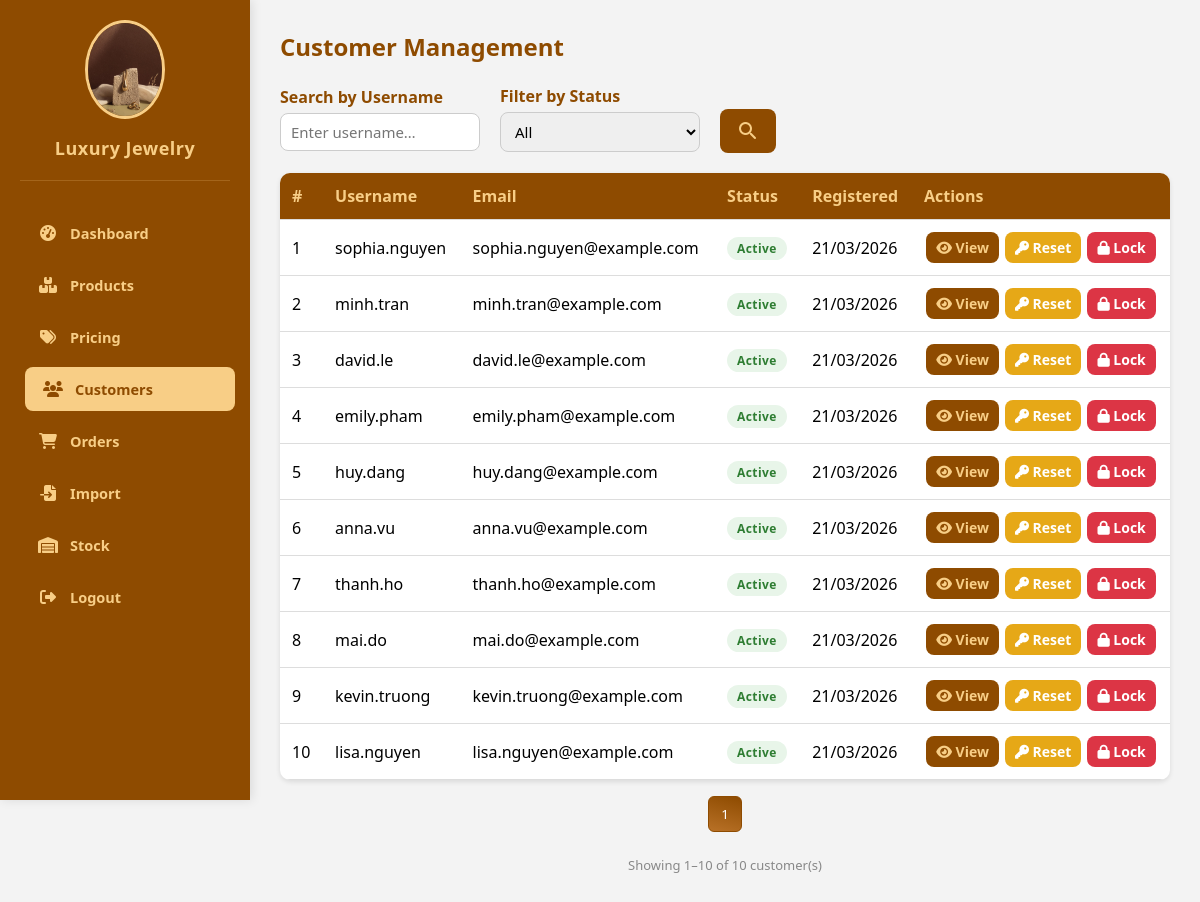
The app's page /admin/customer_management.php with its own data.
### tables this page shows
CREATE TABLE `users` (
  `id` int(11) NOT NULL AUTO_INCREMENT,
  `username` varchar(100) DEFAULT NULL,
  `email` varchar(100) DEFAULT NULL,
  `password` varchar(255) DEFAULT NULL,
  `status` enum('Active','Locked') NOT NULL DEFAULT 'Active',
  `created_at` timestamp NOT NULL DEFAULT current_timestamp(),
  `role` enum('user','admin') DEFAULT 'user',
  PRIMARY KEY (`id`),
  UNIQUE KEY `username` (`username`)
);

### admin/customer_management.php (the view, shortened to what this page needs)
<?php
require_once '../config/config.php';
$limit  = 10;
$page   = isset($_GET['page'])   && is_numeric($_GET['page'])   ? max(1,(int)$_GET['page'])   : 1;
$search = isset($_GET['search']) ? trim($_GET['search']) : '';
$status = isset($_GET['status']) ? trim($_GET['status']) : '';
$where = "WHERE role = 'user'";
$offset    = ($page - 1) * $limit;
$rows      = [];
$res       = $conn->query("SELECT id, username, email, status, created_at FROM users $where ORDER BY id ASC LIMIT $offset, $limit");
if ($res) while ($r = $res->fetch_assoc()) $rows[] = $r;
$cnt_res   = $conn->query("SELECT COUNT(id) AS total FROM users $where");
$total     = $cnt_res ? (int)$cnt_res->fetch_assoc()['total'] : 0;
$pages     = max(1, (int)ceil($total / $limit));
function pageUrl(array $overrides = []): string {
    $params = array_merge($_GET, $overrides);
    return 'customer_management.php?' . http_build_query($params);
}
?>
<!DOCTYPE html>
<html lang="en">
<head>
  <link rel="stylesheet" href="admin_function.css">
  <link rel="stylesheet" href="https://cdnjs.cloudflare.com/ajax/libs/font-awesome/6.4.0/css/all.min.css">
</head>
<body>
<?php include 'sidebar_include.php'; ?>
  <div class="content">
    <section class="section">
      <header><h1>Customer Management</h1></header>
      <form class="search-section" method="GET" action="customer_management.php">
        <div class="search-group">
          <label class="search-label" for="s-name">Search by Username</label>
          <input type="text" id="s-name" name="search" class="search-input"
                 placeholder="Enter username…" value="<?php echo htmlspecialchars($search); ?>">
        </div>
        <div class="search-group">
          <label class="search-label" for="s-status">Filter by Status</label>
          <select id="s-status" name="status" class="search-select">
            <option value="">All</option>
          </select>
        </div>
        <button type="submit" class="btn-search" title="Search">
          <i class="material-icons-round">search</i>
        </button>
      </form>
      <div class="user-list">
        <table>
          <thead>
            <tr>
              <th>#</th>
              <th>Username</th>
              <th>Email</th>
              <th>Status</th>
              <th>Registered</th>
              <th>Actions</th>
            </tr>
          </thead>
          <tbody>
            <?php if (empty($rows)): ?>
            <tr>
              <td colspan="6">
                <div class="empty-state">
                  <i class="fas fa-users-slash"></i>
                  No customers found<?php echo ($search||$status) ? ' matching your filter' : ''; ?>.
                </div>
              </td>
            </tr>
            <?php else: ?>
            <?php foreach ($rows as $i => $c):
              $isLocked = strtolower($c['status'] ?? '') === 'locked';
              $created  = !empty($c['created_at']) ? date('d/m/Y', strtotime($c['created_at'])) : '—';
            ?>
            <tr>
              <td><?php echo $offset + $i + 1; ?></td>
              <td><?php echo htmlspecialchars($c['username']); ?></td>
              <td><?php echo htmlspecialchars($c['email']); ?></td>
              <td>
                <span class="badge <?php echo $isLocked ? 'badge-locked' : 'badge-active'; ?>">
                  <?php echo $isLocked ? 'Locked' : 'Active'; ?>
                </span>
              </td>
              <td><?php echo $created; ?></td>
              <td>
                <div class="action-cell">
                  <button class="btn small btn-view"
                          data-id="<?php echo $c['id']; ?>"
                          data-username="<?php echo htmlspecialchars($c['username']); ?>"
                          data-email="<?php echo htmlspecialchars($c['email']); ?>"
                          data-status="<?php echo htmlspecialchars($c['status'] ?? 'active'); ?>"
                          data-created="<?php echo $created; ?>"
                          title="View details">
                    <i class="fas fa-eye"></i> View
                  </button>
                  <button class="btn small btn-action"
                          data-action="reset"
                          data-id="<?php echo $c['id']; ?>"
                          data-name="<?php echo htmlspecialchars($c['username']); ?>"
                          style="background:#e6a817;color:#fff;"
                          title="Reset password to 123456">
                    <i class="fas fa-key"></i> Reset
                  </button>
                  <?php if ($isLocked): ?>
                  <button class="btn small btn-action"
                          data-action="unlock"
                          data-id="<?php echo $c['id']; ?>"
                          data-name="<?php echo htmlspecialchars($c['username']); ?>"
                          style="background:#2e7d32;color:#fff;"
                          title="Unlock account">
                    <i class="fas fa-lock-open"></i> Unlock
                  </button>
                  <?php else: ?>
                  <button class="btn small btn-action"
                          data-action="lock"
                          data-id="<?php echo $c['id']; ?>"
                          data-name="<?php echo htmlspecialchars($c['username']); ?>"
                          style="background:#dc3545;color:#fff;"
                          title="Lock account">
                    <i class="fas fa-lock"></i> Lock
                  </button>
                  <?php endif; ?>
                </div>
              </td>
            </tr>
            <?php endforeach; ?>
            <?php endif; ?>
          </tbody>
        </table>
      </div>
      <?php if ($pages > 1 || $total > 0): ?>
      <div class="pagination" style="margin-top:16px;">
        <?php
          $range = 2;
          $s_pg  = max(1, $page - $range);
          $e_pg  = min($pages, $page + $range);
        ?>
        <?php for ($i = $s_pg; $i <= $e_pg; $i++): ?>
          <button class="pagination-btn <?php echo ($i===$page)?'active':''; ?>"
                  onclick="location.href='<?php echo pageUrl(['page'=>$i]); ?>'">
            <?php echo $i; ?>
          </button>
        <?php endfor; ?>
      </div>
      <div class="pagination-info">
        Showing <?php echo $total > 0 ? $offset+1 : 0; ?>–<?php echo min($offset+$limit, $total); ?>
        of <?php echo $total; ?> customer(s)
      </div>
      <?php endif; ?>
    </section>
  </div>
</body>
</html>

### admin/sidebar_include.php (shortened to what this page needs)
<?php
$current_page = basename($_SERVER['PHP_SELF']);
$current_dir  = basename(dirname($_SERVER['PHP_SELF']));
$base_path  = ($current_dir === 'admin') ? '' : '../';
$image_path = ($current_dir === 'admin') ? '../images/' : '../../images/';
function isActive($page, $dir = 'admin') {
    global $current_page, $current_dir;
    if ($dir === 'admin' && $current_dir === 'admin' && $current_page === $page) return 'active';
    return '';
}
?>
<link rel="stylesheet" href="https://cdnjs.cloudflare.com/ajax/libs/font-awesome/6.4.0/css/all.min.css">
<div class="sidebar">
    <div class="logo">
        <img src="<?php echo $image_path; ?>Admin_login.jpg" alt="Admin Logo">
        <h2>Luxury Jewelry</h2>
    </div>
    <div class="menu">
        <a href="<?php echo $base_path; ?>Administration_menu.php" class="<?php echo isActive('Administration_menu.php'); ?>">
            <i class="fas fa-tachometer-alt"></i> Dashboard
        </a>
        <a href="<?php echo $base_path; ?>product_management.php" class="<?php echo isActive('product_management.php'); ?>">
            <i class="fas fa-boxes"></i> Products
        </a>
        <a href="<?php echo $base_path; ?>Price Manage/pricing.php" class="<?php echo isActive('pricing.php', 'Price Manage'); ?>">
            <i class="fas fa-tags"></i> Pricing
        </a>
        <a href="<?php echo $base_path; ?>customer_management.php" class="<?php echo isActive('customer_management.php'); ?>">
            <i class="fas fa-users"></i> Customers
        </a>
        <a href="<?php echo $base_path; ?>Order Manage/order_management.php" class="<?php echo isActive('order_management.php', 'Order Manage'); ?>">
            <i class="fas fa-shopping-cart"></i> Orders
        </a>
        <a href="<?php echo $base_path; ?>Import_product/import_management.php" class="<?php echo isActive('import_management.php', 'Import_product'); ?>">
            <i class="fas fa-file-import"></i> Import
        </a>
        <a href="<?php echo $base_path; ?>Stock Manage/stocking_management.php" class="<?php echo isActive('stocking_management.php', 'Stock Manage'); ?>">
            <i class="fas fa-warehouse"></i> Stock
        </a>
        <a href="<?php echo $base_path; ?>admin_login.php?logout=1" class="logout-link" onclick="return confirm('Are you sure you want to logout?')">
            <i class="fas fa-sign-out-alt"></i> Logout
        </a>
    </div>
</div>

### admin/admin_function.css (style rules this page uses)
* { margin: 0; padding: 0; box-sizing: border-box; font-family: "Segoe UI", sans-serif; }
body { display: flex; min-height: 100vh; background-color: #f3f3f3; }
.sidebar { width: 250px; background-color: #8e4b00; color: #f8ce86; display: flex; flex-direction: column; padding: 20px; height: 100vh; position: fixed; left: 0; top: 0; overflow-y: auto; z-index: 1000; box-shadow: 2px 0 10px rgba(0,0,0,0.1); }
.logo { text-align: center; margin-bottom: 30px; padding-bottom: 20px; border-bottom: 1px solid rgba(248, 206, 134, 0.2); }
.logo img { width: 80px; border-radius: 50%; border: 3px solid #f8ce86; transition: transform 0.3s; }
.logo h2 { font-size: 18px; margin-top: 12px; color: #f8ce86; letter-spacing: 0.5px; }
.menu a { display: flex; align-items: center; gap: 12px; padding: 12px 18px; color: #f8ce86; text-decoration: none; border-radius: 8px; margin-bottom: 8px; font-weight: 600; font-size: 14.5px; transition: all 0.25s ease; }
.menu a i { width: 20px; text-align: center; font-size: 16px; }
.menu a:hover, .menu a.active { background-color: #f8ce86; color: #8e4b00; transform: translateX(5px); }
.content { flex: 1; padding: 30px; margin-left: 250px; }
.section { display: none; animation: fadeIn 0.4s ease; }
.section:target, .section:first-of-type { display: block; }
header h1 { color: #8e4b00; margin-bottom: 20px; }
table { width: 100%; border-collapse: collapse; background: white; border-radius: 10px; overflow: hidden; box-shadow: 0 2px 5px rgba(0, 0, 0, 0.1); }
th, td { padding: 12px; text-align: left; border-bottom: 1px solid #ddd; }
th { background-color: #8e4b00; color: #f8ce86; }
.btn { display: inline-block; padding: 10px 16px; background-color: #8e4b00; color: #f8ce86; text-decoration: none; border-radius: 8px; font-weight: bold; text-align: center; transition: all 0.3s; border: none; }
.btn.small { padding: 6px 10px; font-size: 14px; }
.search-section { display: flex; align-items: center; gap: 20px; margin: 20px 0; flex-wrap: wrap; }
.search-group { display: flex; flex-direction: column; }
.search-label { font-weight: bold; color: #8e4b00; margin-bottom: 5px; }
.search-input, select { padding: 8px 10px; border: 1px solid #ccc; border-radius: 8px; width: 200px; font-size: 15px; transition: all 0.3s ease; }
.btn-search, .btn-reset { background-color: #8e4b00; color: #f8ce86; border: none; border-radius: 8px; padding: 10px 16px; cursor: pointer; transition: all 0.3s ease; display: flex; align-items: center; justify-content: center; margin-top: 26px; }
.pagination-info { color: #666; font-size: 14px; }
.pagination { display: flex; gap: 5px; }
.pagination-btn { padding: 8px 12px; border: 1px solid #ccc; background: white; color: #8e4b00; border-radius: 6px; cursor: pointer; transition: all 0.3s ease; font-weight: 500; }
.pagination-btn.active { background: linear-gradient(195deg, #8e4b00, #b87127); color: white; border-color: #8e4b00; }
.pagination { display: flex; justify-content: center; align-items: center; margin: 24px 0; gap: 10px; }

### admin/customer_management.php (style rules this page uses)
.section { display: block !important; }
.badge { display: inline-block; padding: 3px 10px; border-radius: 12px; font-size: 12px; font-weight: 700; letter-spacing: .4px; text-transform: capitalize; }
.badge-active { background: #e8f5e9; color: #2e7d32; }
.action-cell { display: flex; gap: 6px; justify-content: center; flex-wrap: wrap; }
.pagination-info { text-align: center; font-size: 13px; color: #888; margin-top: 6px; }

### records on screen
users: i "1", username "sophia.nguyen", email "sophia.nguyen@example.com", status "Active", created_at "21/03/2026"
users: i "2", username "minh.tran", email "minh.tran@example.com", status "Active", created_at "21/03/2026"
users: i "3", username "david.le", email "david.le@example.com", status "Active", created_at "21/03/2026"
users: i "4", username "emily.pham", email "emily.pham@example.com", status "Active", created_at "21/03/2026"
users: i "5", username "huy.dang", email "huy.dang@example.com", status "Active", created_at "21/03/2026"
users: i "6", username "anna.vu", email "anna.vu@example.com", status "Active", created_at "21/03/2026"
users: i "7", username "thanh.ho", email "thanh.ho@example.com", status "Active", created_at "21/03/2026"
users: i "8", username "mai.do", email "mai.do@example.com", status "Active", created_at "21/03/2026"
users: i "9", username "kevin.truong", email "kevin.truong@example.com", status "Active", created_at "21/03/2026"
users: i "10", username "lisa.nguyen", email "lisa.nguyen@example.com", status "Active", created_at "21/03/2026"

### other values on screen
$offset+1 "1"
min($offset+$limit, $total) "10"
$total "10"
